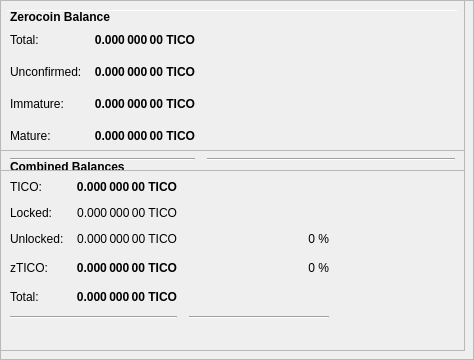
        <widget class="QFrame" name="frameObfuscation">
         <property name="minimumSize">
          <size>
           <width>0</width>
           <height>350</height>
          </size>
         </property>
         <property name="layoutDirection">
          <enum>Qt::LeftToRight</enum>
         </property>
         <property name="frameShape">
          <enum>QFrame::StyledPanel</enum>
         </property>
         <property name="frameShadow">
          <enum>QFrame::Raised</enum>
         </property>
         <widget class="QPushButton" name="runAutoDenom">
          <property name="geometry">
           <rect>
            <x>251</x>
            <y>17</y>
            <width>1</width>
            <height>1</height>
           </rect>
          </property>
          <property name="palette">
           <palette>
            <active>
             <colorrole role="WindowText">
              <brush brushstyle="SolidPattern">
               <color alpha="255">
                <red>0</red>
                <green>0</green>
                <blue>0</blue>
               </color>
              </brush>
             </colorrole>
             <colorrole role="Button">
              <brush brushstyle="SolidPattern">
               <color alpha="255">
                <red>239</red>
                <green>238</green>
                <blue>238</blue>
               </color>
              </brush>
             </colorrole>
             <colorrole role="Light">
              <brush brushstyle="SolidPattern">
               <color alpha="255">
                <red>255</red>
                <green>255</green>
                <blue>255</blue>
               </color>
              </brush>
             </colorrole>
             <colorrole role="Midlight">
              <brush brushstyle="SolidPattern">
               <color alpha="255">
                <red>247</red>
                <green>246</green>
                <blue>246</blue>
               </color>
              </brush>
             </colorrole>
             <colorrole role="Dark">
              <brush brushstyle="SolidPattern">
               <color alpha="255">
                <red>119</red>
                <green>119</green>
                <blue>119</blue>
               </color>
              </brush>
             </colorrole>
             <colorrole role="Mid">
              <brush brushstyle="SolidPattern">
               <color alpha="255">
                <red>159</red>
                <green>159</green>
                <blue>159</blue>
               </color>
              </brush>
             </colorrole>
             <colorrole role="Text">
              <brush brushstyle="SolidPattern">
               <color alpha="255">
                <red>0</red>
                <green>0</green>
                <blue>0</blue>
               </color>
              </brush>
             </colorrole>
             <colorrole role="BrightText">
              <brush brushstyle="SolidPattern">
               <color alpha="255">
                <red>255</red>
                <green>255</green>
                <blue>255</blue>
               </color>
              </brush>
             </colorrole>
             <colorrole role="ButtonText">
              <brush brushstyle="SolidPattern">
               <color alpha="255">
                <red>0</red>
                <green>0</green>
                <blue>0</blue>
               </color>
              </brush>
             </colorrole>
             <colorrole role="Base">
              <brush brushstyle="SolidPattern">
               <color alpha="255">
                <red>255</red>
                <green>255</green>
                <blue>255</blue>
               </color>
              </brush>
             </colorrole>
             <colorrole role="Window">
              <brush brushstyle="SolidPattern">
               <color alpha="255">
                <red>239</red>
                <green>238</green>
                <blue>238</blue>
               </color>
              </brush>
             </colorrole>
             <colorrole role="Shadow">
              <brush brushstyle="SolidPattern">
               <color alpha="255">
                <red>0</red>
                <green>0</green>
                <blue>0</blue>
               </color>
              </brush>
             </colorrole>
             <colorrole role="AlternateBase">
              <brush brushstyle="SolidPattern">
               <color alpha="255">
                <red>247</red>
                <green>246</green>
                <blue>246</blue>
               </color>
              </brush>
             </colorrole>
             <colorrole role="ToolTipBase">
              <brush brushstyle="SolidPattern">
               <color alpha="255">
                <red>255</red>
                <green>255</green>
                <blue>220</blue>
               </color>
              </brush>
             </colorrole>
             <colorrole role="ToolTipText">
              <brush brushstyle="SolidPattern">
               <color alpha="255">
                <red>0</red>
                <green>0</green>
                <blue>0</blue>
               </color>
              </brush>
             </colorrole>
            </active>
            <inactive>
             <colorrole role="WindowText">
              <brush brushstyle="SolidPattern">
               <color alpha="255">
                <red>0</red>
                <green>0</green>
                <blue>0</blue>
               </color>
              </brush>
             </colorrole>
             <colorrole role="Button">
              <brush brushstyle="SolidPattern">
               <color alpha="255">
                <red>239</red>
                <green>238</green>
                <blue>238</blue>
               </color>
              </brush>
             </colorrole>
             <colorrole role="Light">
              <brush brushstyle="SolidPattern">
               <color alpha="255">
                <red>255</red>
                <green>255</green>
                <blue>255</blue>
               </color>
              </brush>
             </colorrole>
             <colorrole role="Midlight">
              <brush brushstyle="SolidPattern">
               <color alpha="255">
                <red>247</red>
                <green>246</green>
                <blue>246</blue>
               </color>
              </brush>
             </colorrole>
             <colorrole role="Dark">
              <brush brushstyle="SolidPattern">
               <color alpha="255">
                <red>119</red>
                <green>119</green>
                <blue>119</blue>
               </color>
              </brush>
             </colorrole>
             <colorrole role="Mid">
              <brush brushstyle="SolidPattern">
               <color alpha="255">
                <red>159</red>
                <green>159</green>
                <blue>159</blue>
               </color>
              </brush>
             </colorrole>
             <colorrole role="Text">
              <brush brushstyle="SolidPattern">
               <color alpha="255">
                <red>0</red>
                <green>0</green>
                <blue>0</blue>
               </color>
              </brush>
             </colorrole>
             <colorrole role="BrightText">
              <brush brushstyle="SolidPattern">
               <color alpha="255">
                <red>255</red>
                <green>255</green>
                <blue>255</blue>
               </color>
              </brush>
             </colorrole>
             <colorrole role="ButtonText">
              <brush brushstyle="SolidPattern">
               <color alpha="255">
                <red>0</red>
                <green>0</green>
                <blue>0</blue>
               </color>
              </brush>
             </colorrole>
             <colorrole role="Base">
              <brush brushstyle="SolidPattern">
               <color alpha="255">
                <red>255</red>
                <green>255</green>
                <blue>255</blue>
               </color>
              </brush>
             </colorrole>
             <colorrole role="Window">
              <brush brushstyle="SolidPattern">
               <color alpha="255">
                <red>239</red>
                <green>238</green>
                <blue>238</blue>
               </color>
              </brush>
             </colorrole>
             <colorrole role="Shadow">
              <brush brushstyle="SolidPattern">
               <color alpha="255">
                <red>0</red>
                <green>0</green>
                <blue>0</blue>
               </color>
              </brush>
             </colorrole>
             <colorrole role="AlternateBase">
              <brush brushstyle="SolidPattern">
               <color alpha="255">
                <red>247</red>
                <green>246</green>
                <blue>246</blue>
               </color>
              </brush>
             </colorrole>
             <colorrole role="ToolTipBase">
              <brush brushstyle="SolidPattern">
               <color alpha="255">
                <red>255</red>
                <green>255</green>
                <blue>220</blue>
               </color>
              </brush>
             </colorrole>
             <colorrole role="ToolTipText">
              <brush brushstyle="SolidPattern">
               <color alpha="255">
                <red>0</red>
                <green>0</green>
                <blue>0</blue>
               </color>
              </brush>
             </colorrole>
            </inactive>
            <disabled>
             <colorrole role="WindowText">
              <brush brushstyle="SolidPattern">
               <color alpha="255">
                <red>119</red>
                <green>119</green>
                <blue>119</blue>
               </color>
              </brush>
             </colorrole>
             <colorrole role="Button">
              <brush brushstyle="SolidPattern">
               <color alpha="255">
                <red>239</red>
                <green>238</green>
                <blue>238</blue>
               </color>
              </brush>
             </colorrole>
             <colorrole role="Light">
              <brush brushstyle="SolidPattern">
               <color alpha="255">
                <red>255</red>
                <green>255</green>
                <blue>255</blue>
               </color>
              </brush>
             </colorrole>
             <colorrole role="Midlight">
              <brush brushstyle="SolidPattern">
               <color alpha="255">
                <red>247</red>
                <green>246</green>
                <blue>246</blue>
               </color>
              </brush>
             </colorrole>
             <colorrole role="Dark">
              <brush brushstyle="SolidPattern">
               <color alpha="255">
                <red>119</red>
                <green>119</green>
                <blue>119</blue>
               </color>
              </brush>
             </colorrole>
             <colorrole role="Mid">
              <brush brushstyle="SolidPattern">
               <color alpha="255">
                <red>159</red>
                <green>159</green>
                <blue>159</blue>
               </color>
              </brush>
             </colorrole>
             <colorrole role="Text">
              <brush brushstyle="SolidPattern">
               <color alpha="255">
                <red>119</red>
                <green>119</green>
                <blue>119</blue>
               </color>
              </brush>
             </colorrole>
             <colorrole role="BrightText">
              <brush brushstyle="SolidPattern">
               <color alpha="255">
                <red>255</red>
                <green>255</green>
                <blue>255</blue>
               </color>
              </brush>
             </colorrole>
             <colorrole role="ButtonText">
              <brush brushstyle="SolidPattern">
               <color alpha="255">
                <red>119</red>
                <green>119</green>
                <blue>119</blue>
               </color>
              </brush>
             </colorrole>
             <colorrole role="Base">
              <brush brushstyle="SolidPattern">
               <color alpha="255">
                <red>239</red>
                <green>238</green>
                <blue>238</blue>
               </color>
              </brush>
             </colorrole>
             <colorrole role="Window">
              <brush brushstyle="SolidPattern">
               <color alpha="255">
                <red>239</red>
                <green>238</green>
                <blue>238</blue>
               </color>
              </brush>
             </colorrole>
             <colorrole role="Shadow">
              <brush brushstyle="SolidPattern">
               <color alpha="255">
                <red>0</red>
                <green>0</green>
                <blue>0</blue>
               </color>
              </brush>
             </colorrole>
             <colorrole role="AlternateBase">
              <brush brushstyle="SolidPattern">
               <color alpha="255">
                <red>239</red>
                <green>238</green>
                <blue>238</blue>
               </color>
              </brush>
             </colorrole>
             <colorrole role="ToolTipBase">
              <brush brushstyle="SolidPattern">
               <color alpha="255">
                <red>255</red>
                <green>255</green>
                <blue>220</blue>
               </color>
              </brush>
             </colorrole>
             <colorrole role="ToolTipText">
              <brush brushstyle="SolidPattern">
               <color alpha="255">
                <red>0</red>
                <green>0</green>
                <blue>0</blue>
               </color>
              </brush>
             </colorrole>
            </disabled>
           </palette>
          </property>
          <property name="focusPolicy">
           <enum>Qt::NoFocus</enum>
          </property>
          <property name="autoFillBackground">
           <bool>true</bool>
          </property>
          <property name="text">
           <string/>
          </property>
          <property name="flat">
           <bool>true</bool>
          </property>
         </widget>
         <widget class="Line" name="line">
          <property name="geometry">
           <rect>
            <x>7</x>
            <y>10</y>
            <width>451</width>
            <height>1</height>
           </rect>
          </property>
          <property name="orientation">
           <enum>Qt::Horizontal</enum>
          </property>
         </widget>
         <widget class="QFrame" name="frame_3">
          <property name="geometry">
           <rect>
            <x>0</x>
            <y>150</y>
            <width>465</width>
            <height>201</height>
           </rect>
          </property>
          <property name="frameShape">
           <enum>QFrame::StyledPanel</enum>
          </property>
          <property name="frameShadow">
           <enum>QFrame::Raised</enum>
          </property>
          <layout class="QVBoxLayout" name="verticalLayout_5">
           <item>
            <layout class="QHBoxLayout" name="horizontalLayout_5" stretch="0">
             <item>
              <widget class="QLabel" name="label_5z">
               <property name="maximumSize">
                <size>
                 <width>16777215</width>
                 <height>20</height>
                </size>
               </property>
               <property name="font">
                <font>
                 <weight>75</weight>
                 <bold>true</bold>
                </font>
               </property>
               <property name="toolTip">
                <string>Combined Balances (including unconfirmed and immature coins)</string>
               </property>
               <property name="text">
                <string>&lt;html&gt;&lt;head/&gt;&lt;body&gt;&lt;p&gt;Combined Balances&lt;/p&gt;&lt;/body&gt;&lt;/html&gt;</string>
               </property>
              </widget>
             </item>
            </layout>
           </item>
           <item>
            <layout class="QGridLayout" name="gridLayout_3">
             <property name="spacing">
              <number>12</number>
             </property>
             <item row="7" column="0" colspan="2">
              <widget class="Line" name="lineSpendableBalance_3">
               <property name="orientation">
                <enum>Qt::Horizontal</enum>
               </property>
              </widget>
             </item>
             <item row="7" column="2">
              <widget class="Line" name="lineWatchBalance_3">
               <property name="sizePolicy">
                <sizepolicy hsizetype="Preferred" vsizetype="Fixed">
                 <horstretch>0</horstretch>
                 <verstretch>0</verstretch>
                </sizepolicy>
               </property>
               <property name="minimumSize">
                <size>
                 <width>140</width>
                 <height>0</height>
                </size>
               </property>
               <property name="orientation">
                <enum>Qt::Horizontal</enum>
               </property>
              </widget>
             </item>
             <item row="4" column="1">
              <widget class="QLabel" name="labelzBalancez">
               <property name="font">
                <font>
                 <weight>75</weight>
                 <bold>true</bold>
                </font>
               </property>
               <property name="cursor">
                <cursorShape>IBeamCursor</cursorShape>
               </property>
               <property name="toolTip">
                <string>Total of transactions that have yet to be confirmed, and do not yet count toward the spendable balance</string>
               </property>
               <property name="text">
                <string notr="true">0.000 000 00 TICO</string>
               </property>
               <property name="alignment">
                <set>Qt::AlignRight|Qt::AlignTrailing|Qt::AlignVCenter</set>
               </property>
               <property name="textInteractionFlags">
                <set>Qt::LinksAccessibleByMouse|Qt::TextSelectableByKeyboard|Qt::TextSelectableByMouse</set>
               </property>
              </widget>
             </item>
             <item row="6" column="1">
              <widget class="QLabel" name="labelTotalz">
               <property name="font">
                <font>
                 <weight>75</weight>
                 <bold>true</bold>
                </font>
               </property>
               <property name="cursor">
                <cursorShape>IBeamCursor</cursorShape>
               </property>
               <property name="toolTip">
                <string>Total Balance, including unconfirmed and immature coins.</string>
               </property>
               <property name="text">
                <string notr="true">0.000 000 00 TICO</string>
               </property>
               <property name="alignment">
                <set>Qt::AlignRight|Qt::AlignTrailing|Qt::AlignVCenter</set>
               </property>
               <property name="textInteractionFlags">
                <set>Qt::LinksAccessibleByMouse|Qt::TextSelectableByKeyboard|Qt::TextSelectableByMouse</set>
               </property>
              </widget>
             </item>
             <item row="4" column="3">
              <spacer name="horizontalSpacer_6">
               <property name="orientation">
                <enum>Qt::Horizontal</enum>
               </property>
               <property name="sizeHint" stdset="0">
                <size>
                 <width>40</width>
                 <height>20</height>
                </size>
               </property>
              </spacer>
             </item>
             <item row="6" column="0">
              <widget class="QLabel" name="labelTotalTextz">
               <property name="text">
                <string>Total:</string>
               </property>
              </widget>
             </item>
             <item row="1" column="0">
              <widget class="QLabel" name="labelBalanceTextz">
               <property name="text">
                <string>TICO:</string>
               </property>
              </widget>
             </item>
             <item row="1" column="1">
              <widget class="QLabel" name="labelBalancez">
               <property name="font">
                <font>
                 <weight>75</weight>
                 <bold>true</bold>
                </font>
               </property>
               <property name="cursor">
                <cursorShape>IBeamCursor</cursorShape>
               </property>
               <property name="toolTip">
                <string>Your current spendable balance</string>
               </property>
               <property name="text">
                <string notr="true">0.000 000 00 TICO</string>
               </property>
               <property name="alignment">
                <set>Qt::AlignRight|Qt::AlignTrailing|Qt::AlignVCenter</set>
               </property>
               <property name="textInteractionFlags">
                <set>Qt::LinksAccessibleByMouse|Qt::TextSelectableByKeyboard|Qt::TextSelectableByMouse</set>
               </property>
              </widget>
             </item>
             <item row="4" column="0">
              <widget class="QLabel" name="labelzBalanceTextz">
               <property name="toolTip">
                <string/>
               </property>
               <property name="text">
                <string>zTICO:</string>
               </property>
              </widget>
             </item>
             <item row="4" column="2">
              <widget class="QLabel" name="labelzTICOPercent">
               <property name="toolTip">
                <string>Current percentage of zTICO.
If AutoMint is enabled this percentage will settle around the configured AutoMint percentage (default = 10%)</string>
               </property>
               <property name="text">
                <string>0 %</string>
               </property>
               <property name="alignment">
                <set>Qt::AlignRight|Qt::AlignTrailing|Qt::AlignVCenter</set>
               </property>
              </widget>
             </item>
             <item row="6" column="2">
              <widget class="QLabel" name="label100Percent">
               <property name="text">
                <string/>
               </property>
               <property name="alignment">
                <set>Qt::AlignRight|Qt::AlignTrailing|Qt::AlignVCenter</set>
               </property>
              </widget>
             </item>
             <item row="2" column="1">
              <widget class="QLabel" name="labelLockedBalance">
               <property name="toolTip">
                <string>Locked TICO or Masternode collaterals. These are excluded from zTICO minting.</string>
               </property>
               <property name="text">
                <string>0.000 000 00 TICO</string>
               </property>
               <property name="alignment">
                <set>Qt::AlignRight|Qt::AlignTrailing|Qt::AlignVCenter</set>
               </property>
              </widget>
             </item>
             <item row="2" column="0">
              <widget class="QLabel" name="labelLockedBalanceText">
               <property name="toolTip">
                <string>Locked TICO or Masternode collaterals. These are excluded from zTICO minting.</string>
               </property>
               <property name="text">
                <string>Locked:</string>
               </property>
              </widget>
             </item>
             <item row="3" column="0">
              <widget class="QLabel" name="labelUnLockedBalanceText">
               <property name="toolTip">
                <string>Unlocked TICOs. These can be used for zTICO minting.</string>
               </property>
               <property name="text">
                <string>Unlocked:</string>
               </property>
              </widget>
             </item>
             <item row="3" column="1">
              <widget class="QLabel" name="labelUnLockedBalance">
               <property name="toolTip">
                <string>Unlocked TICOs. These can be used for zTICO minting.</string>
               </property>
               <property name="text">
                <string>0.000 000 00 TICO</string>
               </property>
               <property name="alignment">
                <set>Qt::AlignRight|Qt::AlignTrailing|Qt::AlignVCenter</set>
               </property>
              </widget>
             </item>
             <item row="3" column="2">
              <widget class="QLabel" name="labelTICOPercent">
               <property name="text">
                <string>0 %</string>
               </property>
               <property name="alignment">
                <set>Qt::AlignRight|Qt::AlignTrailing|Qt::AlignVCenter</set>
               </property>
              </widget>
             </item>
            </layout>
           </item>
           <item>
            <spacer name="verticalSpacer">
             <property name="orientation">
              <enum>Qt::Vertical</enum>
             </property>
             <property name="sizeHint" stdset="0">
              <size>
               <width>20</width>
               <height>40</height>
              </size>
             </property>
            </spacer>
           </item>
          </layout>
         </widget>
         <widget class="QFrame" name="frame_4">
          <property name="geometry">
           <rect>
            <x>0</x>
            <y>0</y>
            <width>465</width>
            <height>171</height>
           </rect>
          </property>
          <property name="frameShape">
           <enum>QFrame::StyledPanel</enum>
          </property>
          <property name="frameShadow">
           <enum>QFrame::Raised</enum>
          </property>
          <layout class="QVBoxLayout" name="verticalLayout_7">
           <item>
            <layout class="QHBoxLayout" name="horizontalLayout_8" stretch="0">
             <item>
              <widget class="QLabel" name="label_5z_3">
               <property name="maximumSize">
                <size>
                 <width>16777215</width>
                 <height>20</height>
                </size>
               </property>
               <property name="font">
                <font>
                 <weight>75</weight>
                 <bold>true</bold>
                </font>
               </property>
               <property name="text">
                <string>Zerocoin Balance</string>
               </property>
              </widget>
             </item>
            </layout>
           </item>
           <item>
            <layout class="QGridLayout" name="gridLayout_5">
             <property name="spacing">
              <number>12</number>
             </property>
             <item row="4" column="0">
              <widget class="QLabel" name="labelzBalanceMatureText">
               <property name="toolTip">
                <string>Mature: more than 20 confirmation and more than 3 mints of the same denomination after it was minted.
These zTICO are spendable.</string>
               </property>
               <property name="text">
                <string>Mature:</string>
               </property>
              </widget>
             </item>
             <item row="5" column="0" colspan="2">
              <widget class="Line" name="lineSpendableBalance_5">
               <property name="orientation">
                <enum>Qt::Horizontal</enum>
               </property>
              </widget>
             </item>
             <item row="1" column="1">
              <widget class="QLabel" name="labelzBalance">
               <property name="font">
                <font>
                 <weight>75</weight>
                 <bold>true</bold>
                </font>
               </property>
               <property name="cursor">
                <cursorShape>IBeamCursor</cursorShape>
               </property>
               <property name="toolTip">
                <string>All available zTICO, unconfirmed and immature zTICO included.</string>
               </property>
               <property name="text">
                <string notr="true">0.000 000 00 TICO</string>
               </property>
               <property name="alignment">
                <set>Qt::AlignRight|Qt::AlignTrailing|Qt::AlignVCenter</set>
               </property>
               <property name="textInteractionFlags">
                <set>Qt::LinksAccessibleByMouse|Qt::TextSelectableByKeyboard|Qt::TextSelectableByMouse</set>
               </property>
              </widget>
             </item>
             <item row="5" column="2">
              <widget class="Line" name="lineWatchBalance_5">
               <property name="sizePolicy">
                <sizepolicy hsizetype="Preferred" vsizetype="Fixed">
                 <horstretch>0</horstretch>
                 <verstretch>0</verstretch>
                </sizepolicy>
               </property>
               <property name="minimumSize">
                <size>
                 <width>140</width>
                 <height>0</height>
                </size>
               </property>
               <property name="orientation">
                <enum>Qt::Horizontal</enum>
               </property>
              </widget>
             </item>
             <item row="1" column="0">
              <widget class="QLabel" name="labelzBalanceText">
               <property name="toolTip">
                <string>All available zTICO, unconfirmed and immature zTICO included.</string>
               </property>
               <property name="text">
                <string>Total:</string>
               </property>
              </widget>
             </item>
             <item row="1" column="2">
              <spacer name="horizontalSpacer_8">
               <property name="orientation">
                <enum>Qt::Horizontal</enum>
               </property>
               <property name="sizeHint" stdset="0">
                <size>
                 <width>40</width>
                 <height>20</height>
                </size>
               </property>
              </spacer>
             </item>
             <item row="4" column="2">
              <spacer name="horizontalSpacer_4">
               <property name="orientation">
                <enum>Qt::Horizontal</enum>
               </property>
               <property name="sizeHint" stdset="0">
                <size>
                 <width>40</width>
                 <height>20</height>
                </size>
               </property>
              </spacer>
             </item>
             <item row="4" column="1">
              <widget class="QLabel" name="labelzBalanceMature">
               <property name="font">
                <font>
                 <weight>75</weight>
                 <bold>true</bold>
                </font>
               </property>
               <property name="toolTip">
                <string>Mature: more than 20 confirmation and more than 3 mints of the same denomination after it was minted.
These zTICO are spendable.</string>
               </property>
               <property name="text">
                <string>0.000 000 00 TICO</string>
               </property>
               <property name="alignment">
                <set>Qt::AlignRight|Qt::AlignTrailing|Qt::AlignVCenter</set>
               </property>
              </widget>
             </item>
             <item row="2" column="0">
              <widget class="QLabel" name="labelzBalanceUnconfirmedText">
               <property name="toolTip">
                <string>Unconfirmed: less than 20 confirmations
Immature: confirmed, but less than 3 mints of the same denomination after it was minted</string>
               </property>
               <property name="text">
                <string>Unconfirmed:</string>
               </property>
              </widget>
             </item>
             <item row="2" column="1">
              <widget class="QLabel" name="labelzBalanceUnconfirmed">
               <property name="font">
                <font>
                 <weight>75</weight>
                 <bold>true</bold>
                </font>
               </property>
               <property name="toolTip">
                <string>Unconfirmed: less than 20 confirmations
Immature: confirmed, but less than 3 mints of the same denomination after it was minted</string>
               </property>
               <property name="text">
                <string>0.000 000 00 TICO</string>
               </property>
               <property name="alignment">
                <set>Qt::AlignRight|Qt::AlignTrailing|Qt::AlignVCenter</set>
               </property>
              </widget>
             </item>
             <item row="2" column="2">
              <spacer name="horizontalSpacer_5">
               <property name="orientation">
                <enum>Qt::Horizontal</enum>
               </property>
               <property name="sizeHint" stdset="0">
                <size>
                 <width>40</width>
                 <height>20</height>
                </size>
               </property>
              </spacer>
             </item>
             <item row="3" column="0">
              <widget class="QLabel" name="labelzBalanceImmatureText">
               <property name="toolTip">
                <string>Unconfirmed: less than 20 confirmations
Immature: confirmed, but less than 3 mints of the same denomination after it was minted</string>
               </property>
               <property name="text">
                <string>Immature:</string>
               </property>
              </widget>
             </item>
             <item row="3" column="1">
              <widget class="QLabel" name="labelzBalanceImmature">
               <property name="font">
                <font>
                 <weight>75</weight>
                 <bold>true</bold>
                </font>
               </property>
               <property name="toolTip">
                <string>Unconfirmed: less than 20 confirmations
Immature: confirmed, but less than 3 mints of the same denomination after it was minted</string>
               </property>
               <property name="text">
                <string>0.000 000 00 TICO</string>
               </property>
               <property name="alignment">
                <set>Qt::AlignRight|Qt::AlignTrailing|Qt::AlignVCenter</set>
               </property>
              </widget>
             </item>
             <item row="3" column="2">
              <spacer name="horizontalSpacer_7">
               <property name="orientation">
                <enum>Qt::Horizontal</enum>
               </property>
               <property name="sizeHint" stdset="0">
                <size>
                 <width>40</width>
                 <height>20</height>
                </size>
               </property>
              </spacer>
             </item>
            </layout>
           </item>
          </layout>
         </widget>
        </widget>
